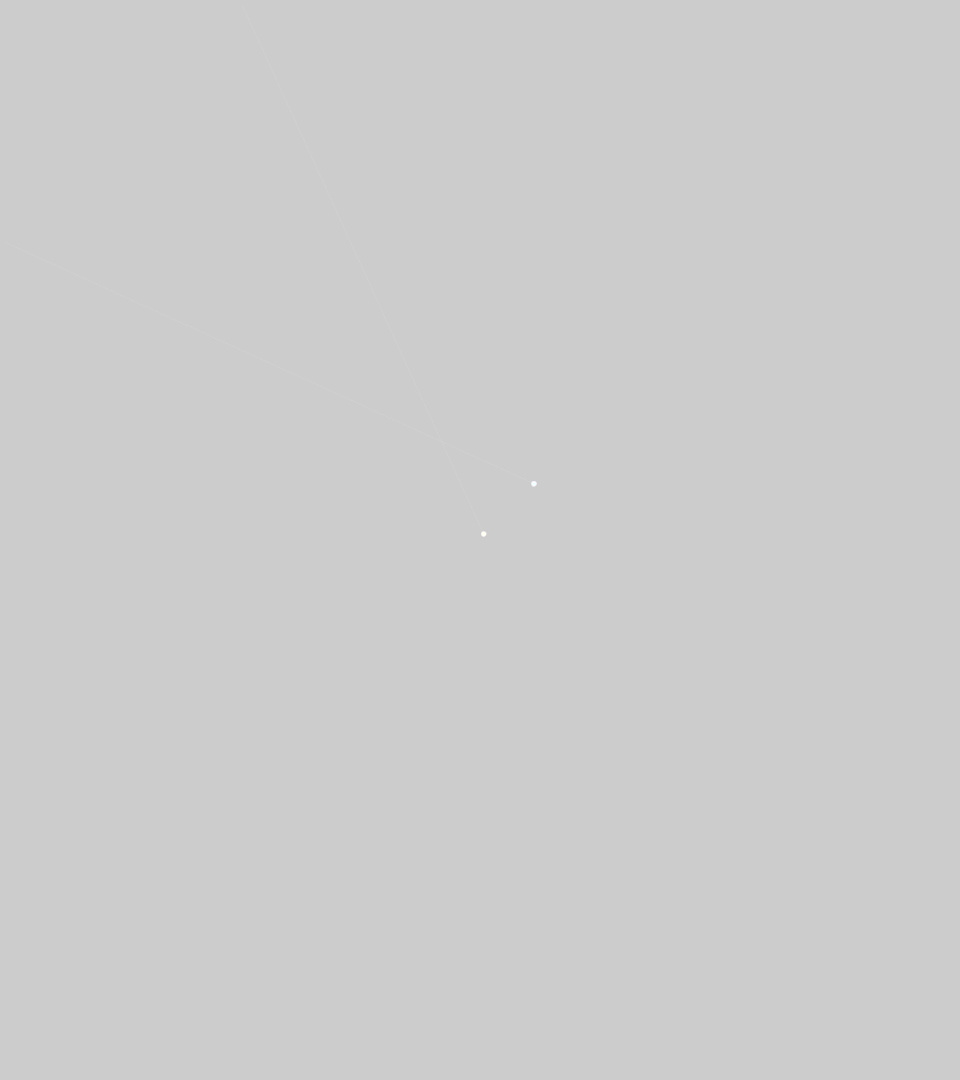
Frame 1 (no input)
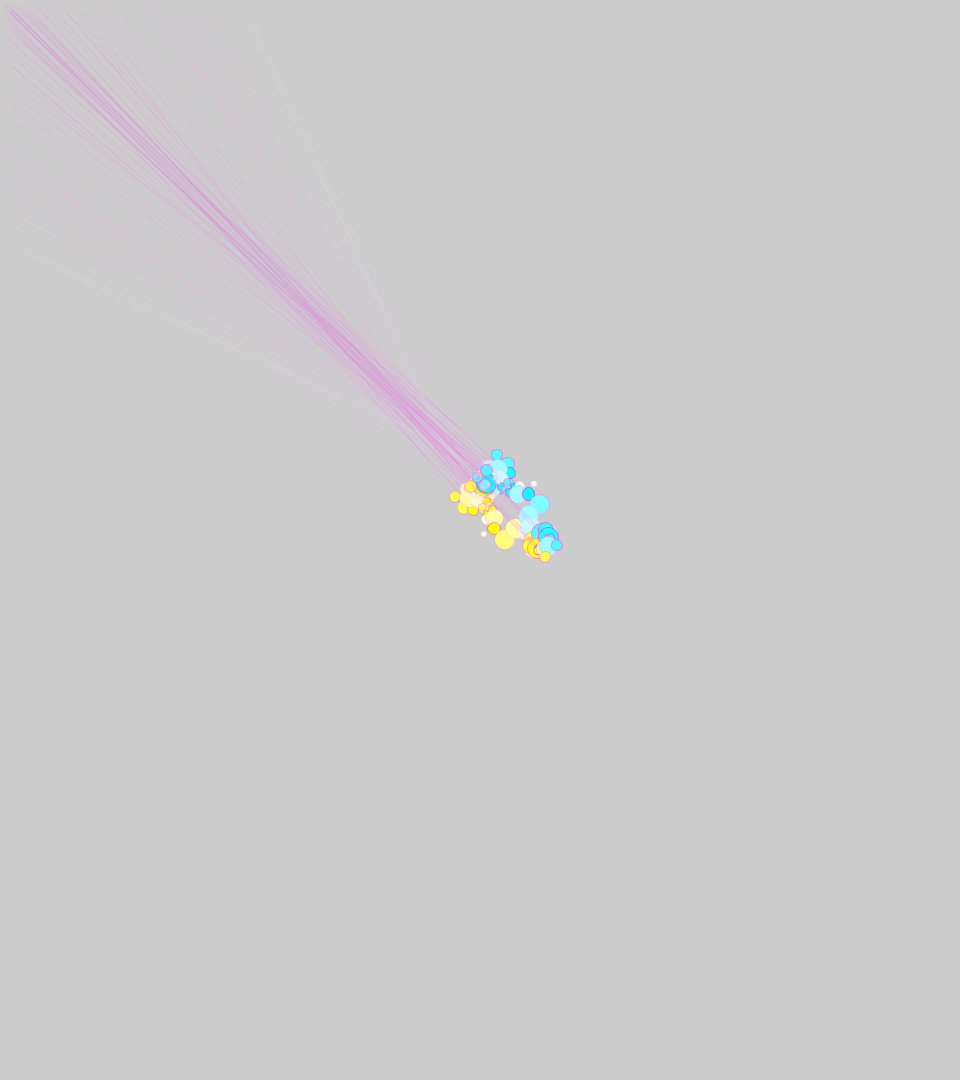
Frame 60 (the mouse pressed at the canvas centre just before this capture)
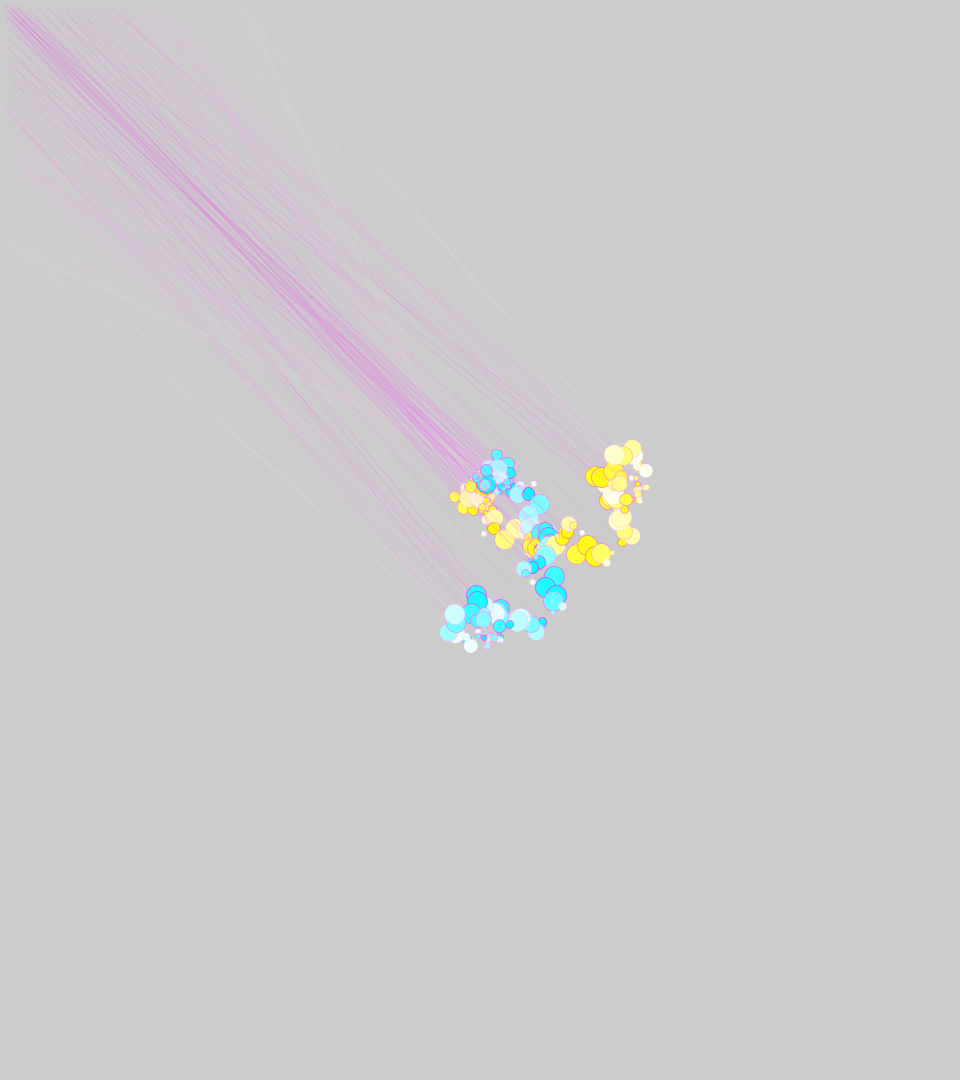
Frame 120 (the mouse held since frame 60 and released just before this capture)

The Processing sketch that drew these frames (run headless with seeded random() and noise(); from frame 60 on, the mouse is pressed at the canvas centre):

// Processing sketch: Make_Processing_7_9_Move_Shapes_Randomly
// ── Make_Processing_7_9_Move_Shapes_Randomly.pde
float speed = 12.5;
int diameter = 20;
float x, y, shape_var1;
int color_var;



void setup() {
  size(960, 1080);
  smooth();
  x = width/2;
  y = height/2;
}

void draw() {
  x += random(-speed, speed);
  y += random(-speed, speed);
  color_var = int(random(0, 255));
  shape_var1 += random(-speed, speed);
  x = constrain(x, 0, width);
  y = constrain(y, 0, height);

  shape_var1 = constrain(shape_var1, 5, diameter);
  fill(x, y, color_var);
  stroke(y, color_var, x, 100);
  ellipse(x, y, shape_var1, shape_var1);
  fill(color_var, y, x);
  stroke(y, color_var, x, 150);
  ellipse(y, x, shape_var1, shape_var1);
  stroke(y, color_var, x, 20);
  strokeWeight(1);
  line(x, y, color_var, shape_var1);
  line(y, x, shape_var1, color_var);
}
